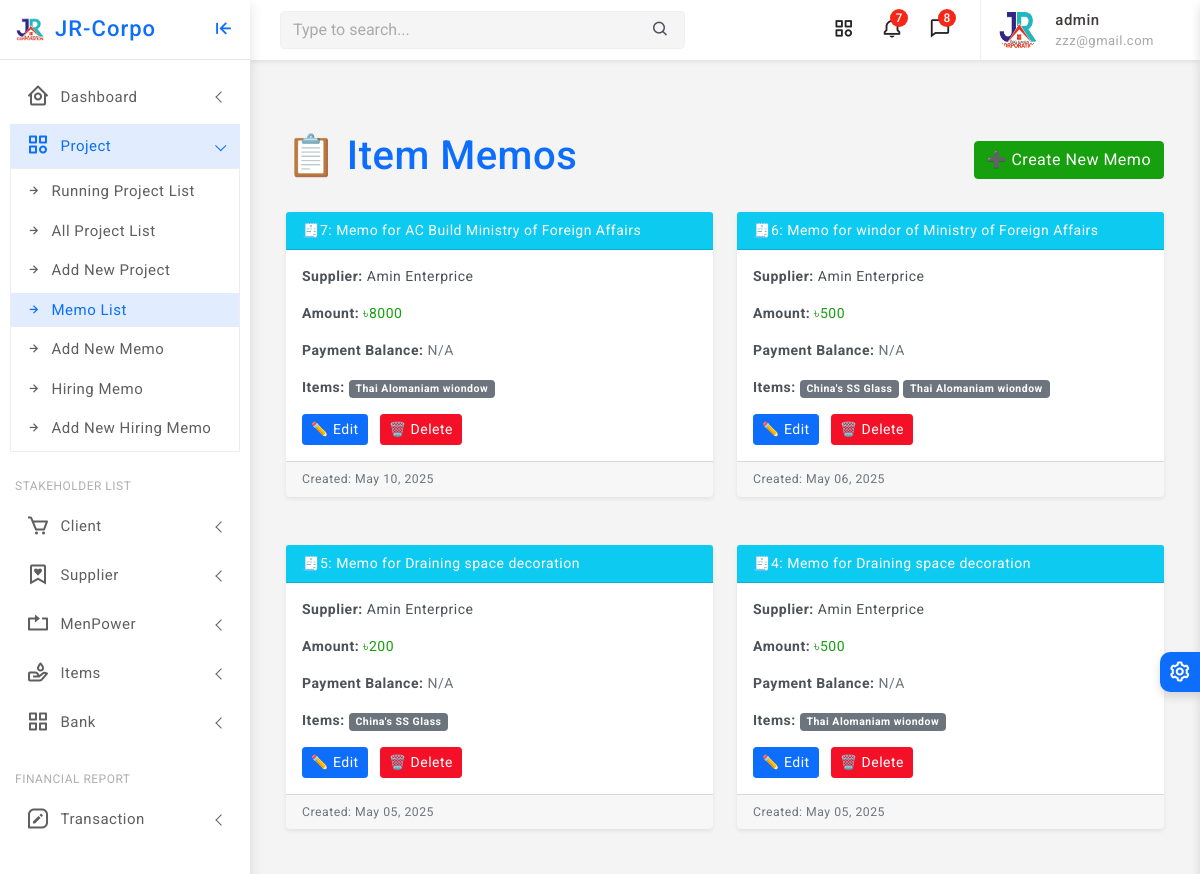
Page /memos/ (signed in, upper part) on the earlier database version.
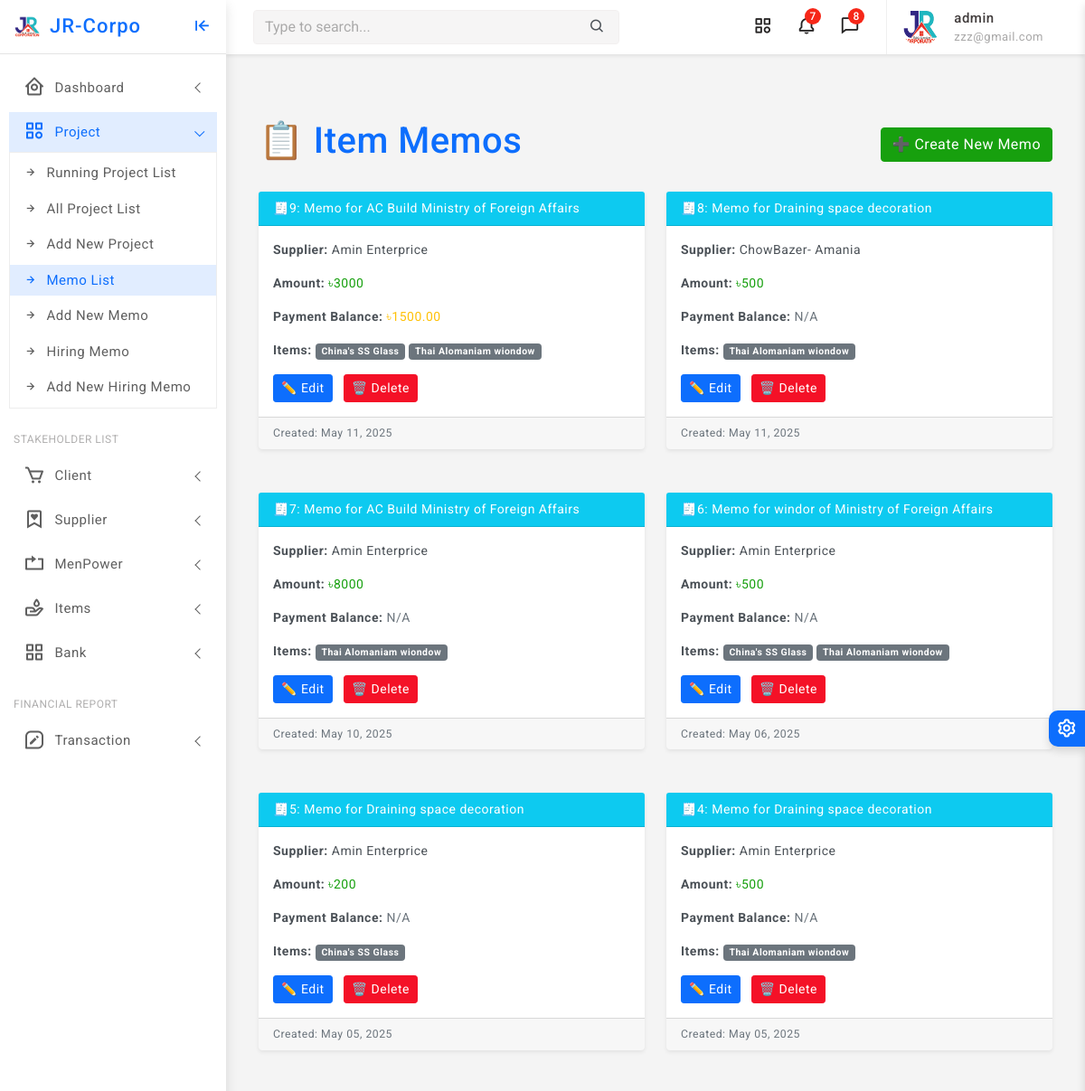
Same page on the later database version.
### core/models.py (models this page shows, shortened)
class Memo(models.Model):
    project = models.ForeignKey(Project, on_delete=models.CASCADE, related_name='item_memos')
    supplier = models.ForeignKey(Supplier, on_delete=models.CASCADE, related_name='memos')
    items = models.ManyToManyField(Item, related_name='memos')
    amount = models.PositiveIntegerField(default=0)
    payment_balance = models.DecimalField(max_digits=12, decimal_places=2, null=True, blank=True)
    created_at = models.DateTimeField(auto_now_add=True)
    updated_at = models.DateTimeField(auto_now=True)

class Project(models.Model):
    STATUS_CHOICES = [
        ('RUNNING', 'Running'),
        ('TRIAL', 'Trial Period'),
        ('CLOSED', 'Closed'),
        ('OTHER', 'Other'),
    ]
    company = models.ForeignKey(Company, on_delete=models.CASCADE, related_name='projects')
    name = models.CharField(max_length=255)
    location = models.CharField(max_length=255)
    approximate_bill = models.PositiveIntegerField(default=0)
    current_cost = models.PositiveIntegerField(default=0, null=True, blank=True)
    final_bill = models.PositiveIntegerField(default=0, null=True, blank=True)
    current_paid = models.PositiveIntegerField(default=0, null=True, blank=True)
    created_at = models.DateTimeField(auto_now_add=True)
    updated_at = models.DateTimeField(auto_now=True)
    status = models.CharField(max_length=10, null=True, blank=True, choices=STATUS_CHOICES, default='RUNNING')

class Organization(models.Model):
    name = models.CharField(max_length=255, unique=True)
    location = models.CharField(max_length=255)
    phone = models.CharField(max_length=20)
    logo = models.ImageField(upload_to='media/logos/', blank=True, null=True)
    created_at = models.DateTimeField(auto_now_add=True)
    updated_at = models.DateTimeField(auto_now=True)
    class Meta:
        abstract = True

class Supplier(Organization):
    pass

class Item(models.Model):
    item_name = models.CharField(max_length=255)
    image = models.ImageField(upload_to='media/item_images/', blank=True, null=True)
    category = models.ForeignKey(Category, on_delete=models.SET_NULL, null=True, related_name='items')
    created_at = models.DateTimeField(auto_now_add=True)
    updated_at = models.DateTimeField(auto_now=True)

### core/views.py (the view)
# urls.py: path('memos/', views.memo_list, name='memo_list'),
@staff_required
def memo_list(request):
    memos = Memo.objects.all().order_by('-created_at')
    return render(request, 'memo/memo_list.html', {'memos': memos})

### core/views.py (called while the page is built)
def staff_required(view_func):
    return user_passes_test(lambda u: u.is_authenticated and u.is_staff)(view_func)

### core/templates/memo/memo_list.html
{% extends 'partials/base0.html' %}
{% block content %}
{% load static %}
<div class="container my-5">
    <div class="d-flex justify-content-between align-items-center mb-4">
        <h1 class="text-primary">📋 Item Memos</h1>
        <a href="{% url 'memo_create' %}" class="btn btn-success">
            ➕ Create New Memo
        </a>
    </div>
    {% if memos %}
        <div class="row">
            {% for memo in memos %}
                <div class="col-md-6 mb-4">
                    <div class="card shadow-sm border-info rounded">
                        <div class="card-header bg-info text-white">
                           🧾{{ memo.id }}: Memo for {{ memo.project.name }}
                        </div>
                        <div class="card-body">
                            <p><strong>Supplier:</strong> {{ memo.supplier.name }}</p>
                            <p><strong>Amount:</strong> <span class="text-success">৳{{ memo.amount }}</span></p>
                            <p><strong>Payment Balance:</strong>
                                {% if memo.payment_balance %}
                                    <span class="text-warning">৳{{ memo.payment_balance }}</span>
                                {% else %}
                                    <span class="text-muted">N/A</span>
                                {% endif %}
                            </p>
                            <p><strong>Items:</strong>
                                {% for item in memo.items.all %}
                                    <span class="badge bg-secondary">{{ item.item_name }}</span>
                                {% empty %}
                                    <span class="text-muted">No items</span>
                                {% endfor %}
                            </p>
                            <div class="mt-3">
                                <a href="{% url 'memo_update' memo.pk %}" class="btn btn-sm btn-primary me-2">✏️ Edit</a>
                                <a href="{% url 'memo_delete' memo.pk %}" class="btn btn-sm btn-danger">🗑️ Delete</a>
                            </div>
                        </div>
                        <div class="card-footer text-muted small">
                            Created: {{ memo.created_at|date:"M d, Y" }}
                        </div>
                    </div>
                </div>
            {% endfor %}
        </div>
    {% else %}
        <div class="alert alert-info">
            No memos yet. Start by <a href="{% url 'memo_create' %}" class="alert-link">creating a new memo</a>!
        </div>
    {% endif %}
</div>
{% endblock %}

Differences in the rows shown:
added Memo: id "9", project.name "AC Build Ministry of Foreign Affairs", supplier.name "Amin Enterprice", amount "3000", payment_balance "1500.00", created_at "May 11, 2025", Item (item_name "China's SS Glass"), Item (item_name "Thai Alomaniam wiondow")
added Memo: id "8", project.name "Draining space decoration", supplier.name "ChowBazer- Amania", amount "500", shows "N/A", created_at "May 11, 2025", Item (item_name "Thai Alomaniam wiondow")
